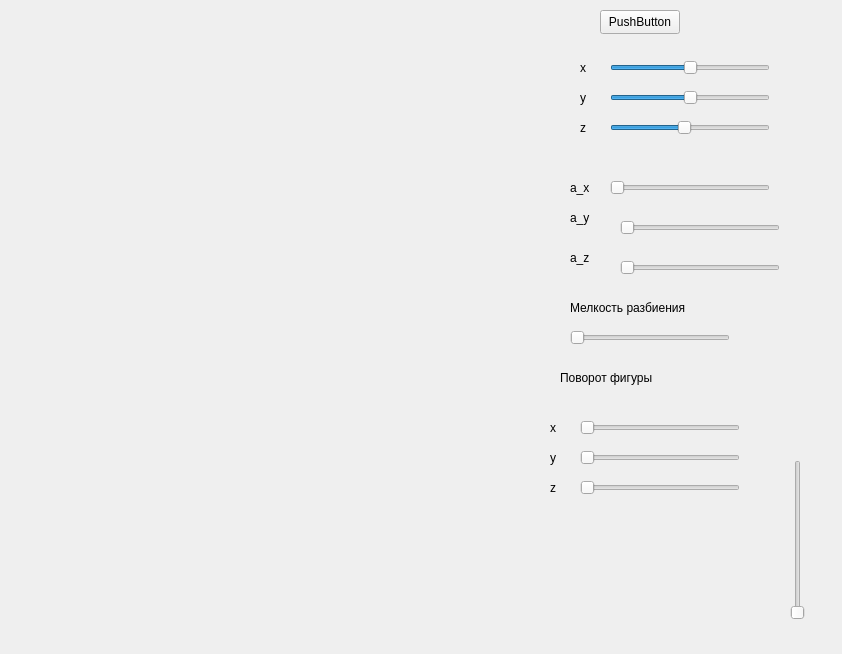
<?xml version="1.0" encoding="UTF-8"?>
<ui version="4.0">
 <class>MainWindow</class>
 <widget class="QMainWindow" name="MainWindow">
  <property name="geometry">
   <rect>
    <x>0</x>
    <y>0</y>
    <width>842</width>
    <height>654</height>
   </rect>
  </property>
  <property name="windowTitle">
   <string>MainWindow</string>
  </property>
  <widget class="QWidget" name="centralwidget">
   <widget class="myWidget" name="widget" native="true">
    <property name="geometry">
     <rect>
      <x>10</x>
      <y>10</y>
      <width>500</width>
      <height>500</height>
     </rect>
    </property>
   </widget>
   <widget class="QPushButton" name="pushButton">
    <property name="geometry">
     <rect>
      <x>600</x>
      <y>10</y>
      <width>80</width>
      <height>24</height>
     </rect>
    </property>
    <property name="text">
     <string>PushButton</string>
    </property>
   </widget>
   <widget class="QSlider" name="horizontalSlider_x">
    <property name="geometry">
     <rect>
      <x>610</x>
      <y>60</y>
      <width>160</width>
      <height>16</height>
     </rect>
    </property>
    <property name="minimum">
     <number>-100</number>
    </property>
    <property name="maximum">
     <number>100</number>
    </property>
    <property name="orientation">
     <enum>Qt::Horizontal</enum>
    </property>
   </widget>
   <widget class="QSlider" name="horizontalSlider_y">
    <property name="geometry">
     <rect>
      <x>610</x>
      <y>90</y>
      <width>160</width>
      <height>16</height>
     </rect>
    </property>
    <property name="minimum">
     <number>-100</number>
    </property>
    <property name="maximum">
     <number>100</number>
    </property>
    <property name="orientation">
     <enum>Qt::Horizontal</enum>
    </property>
   </widget>
   <widget class="QSlider" name="horizontalSlider_z">
    <property name="geometry">
     <rect>
      <x>610</x>
      <y>120</y>
      <width>160</width>
      <height>16</height>
     </rect>
    </property>
    <property name="minimum">
     <number>-100</number>
    </property>
    <property name="maximum">
     <number>100</number>
    </property>
    <property name="value">
     <number>-8</number>
    </property>
    <property name="orientation">
     <enum>Qt::Horizontal</enum>
    </property>
   </widget>
   <widget class="QLabel" name="label">
    <property name="geometry">
     <rect>
      <x>580</x>
      <y>60</y>
      <width>16</width>
      <height>16</height>
     </rect>
    </property>
    <property name="text">
     <string>x</string>
    </property>
   </widget>
   <widget class="QLabel" name="label_2">
    <property name="geometry">
     <rect>
      <x>580</x>
      <y>90</y>
      <width>16</width>
      <height>16</height>
     </rect>
    </property>
    <property name="text">
     <string>y</string>
    </property>
   </widget>
   <widget class="QLabel" name="label_3">
    <property name="geometry">
     <rect>
      <x>580</x>
      <y>120</y>
      <width>16</width>
      <height>16</height>
     </rect>
    </property>
    <property name="text">
     <string>z</string>
    </property>
   </widget>
   <widget class="QSlider" name="horizontalSlider_a_x">
    <property name="geometry">
     <rect>
      <x>610</x>
      <y>180</y>
      <width>160</width>
      <height>16</height>
     </rect>
    </property>
    <property name="minimum">
     <number>0</number>
    </property>
    <property name="maximum">
     <number>360</number>
    </property>
    <property name="orientation">
     <enum>Qt::Horizontal</enum>
    </property>
   </widget>
   <widget class="QSlider" name="horizontalSlider_a_y">
    <property name="geometry">
     <rect>
      <x>620</x>
      <y>220</y>
      <width>160</width>
      <height>16</height>
     </rect>
    </property>
    <property name="minimum">
     <number>0</number>
    </property>
    <property name="maximum">
     <number>360</number>
    </property>
    <property name="orientation">
     <enum>Qt::Horizontal</enum>
    </property>
   </widget>
   <widget class="QSlider" name="horizontalSlider_a_z">
    <property name="geometry">
     <rect>
      <x>620</x>
      <y>260</y>
      <width>160</width>
      <height>16</height>
     </rect>
    </property>
    <property name="minimum">
     <number>0</number>
    </property>
    <property name="maximum">
     <number>360</number>
    </property>
    <property name="orientation">
     <enum>Qt::Horizontal</enum>
    </property>
   </widget>
   <widget class="QLabel" name="label_4">
    <property name="geometry">
     <rect>
      <x>570</x>
      <y>180</y>
      <width>21</width>
      <height>16</height>
     </rect>
    </property>
    <property name="text">
     <string>a_x</string>
    </property>
   </widget>
   <widget class="QLabel" name="label_5">
    <property name="geometry">
     <rect>
      <x>570</x>
      <y>210</y>
      <width>21</width>
      <height>16</height>
     </rect>
    </property>
    <property name="text">
     <string>a_y</string>
    </property>
   </widget>
   <widget class="QLabel" name="label_6">
    <property name="geometry">
     <rect>
      <x>570</x>
      <y>250</y>
      <width>21</width>
      <height>16</height>
     </rect>
    </property>
    <property name="text">
     <string>a_z</string>
    </property>
   </widget>
   <widget class="QSlider" name="horizontalSlider_melkost">
    <property name="geometry">
     <rect>
      <x>570</x>
      <y>330</y>
      <width>160</width>
      <height>16</height>
     </rect>
    </property>
    <property name="minimum">
     <number>5</number>
    </property>
    <property name="maximum">
     <number>30</number>
    </property>
    <property name="orientation">
     <enum>Qt::Horizontal</enum>
    </property>
   </widget>
   <widget class="QLabel" name="label_7">
    <property name="geometry">
     <rect>
      <x>570</x>
      <y>300</y>
      <width>151</width>
      <height>16</height>
     </rect>
    </property>
    <property name="text">
     <string>Мелкость разбиения</string>
    </property>
   </widget>
   <widget class="QLabel" name="label_8">
    <property name="geometry">
     <rect>
      <x>560</x>
      <y>370</y>
      <width>151</width>
      <height>16</height>
     </rect>
    </property>
    <property name="text">
     <string>Поворот фигуры</string>
    </property>
   </widget>
   <widget class="QLabel" name="label_9">
    <property name="geometry">
     <rect>
      <x>550</x>
      <y>420</y>
      <width>16</width>
      <height>16</height>
     </rect>
    </property>
    <property name="text">
     <string>х</string>
    </property>
   </widget>
   <widget class="QSlider" name="horizontalSlider_fig_xAlpha">
    <property name="geometry">
     <rect>
      <x>580</x>
      <y>420</y>
      <width>160</width>
      <height>16</height>
     </rect>
    </property>
    <property name="maximum">
     <number>360</number>
    </property>
    <property name="orientation">
     <enum>Qt::Horizontal</enum>
    </property>
   </widget>
   <widget class="QSlider" name="horizontalSlider_fig_yAlpha">
    <property name="geometry">
     <rect>
      <x>580</x>
      <y>450</y>
      <width>160</width>
      <height>16</height>
     </rect>
    </property>
    <property name="maximum">
     <number>360</number>
    </property>
    <property name="orientation">
     <enum>Qt::Horizontal</enum>
    </property>
   </widget>
   <widget class="QLabel" name="label_10">
    <property name="geometry">
     <rect>
      <x>550</x>
      <y>450</y>
      <width>16</width>
      <height>16</height>
     </rect>
    </property>
    <property name="text">
     <string>y</string>
    </property>
   </widget>
   <widget class="QSlider" name="horizontalSlider_fig_zAlpha">
    <property name="geometry">
     <rect>
      <x>580</x>
      <y>480</y>
      <width>160</width>
      <height>16</height>
     </rect>
    </property>
    <property name="maximum">
     <number>360</number>
    </property>
    <property name="orientation">
     <enum>Qt::Horizontal</enum>
    </property>
   </widget>
   <widget class="QLabel" name="label_11">
    <property name="geometry">
     <rect>
      <x>550</x>
      <y>480</y>
      <width>16</width>
      <height>16</height>
     </rect>
    </property>
    <property name="text">
     <string>z</string>
    </property>
   </widget>
   <widget class="QSlider" name="verticalSlider">
    <property name="geometry">
     <rect>
      <x>790</x>
      <y>460</y>
      <width>16</width>
      <height>160</height>
     </rect>
    </property>
    <property name="minimum">
     <number>10</number>
    </property>
    <property name="maximum">
     <number>1000</number>
    </property>
    <property name="singleStep">
     <number>1</number>
    </property>
    <property name="value">
     <number>10</number>
    </property>
    <property name="orientation">
     <enum>Qt::Vertical</enum>
    </property>
   </widget>
  </widget>
 </widget>
 <customwidgets>
  <customwidget>
   <class>myWidget</class>
   <extends>QWidget</extends>
   <header>mywidget.h</header>
   <container>1</container>
  </customwidget>
 </customwidgets>
 <resources/>
 <connections/>
</ui>
